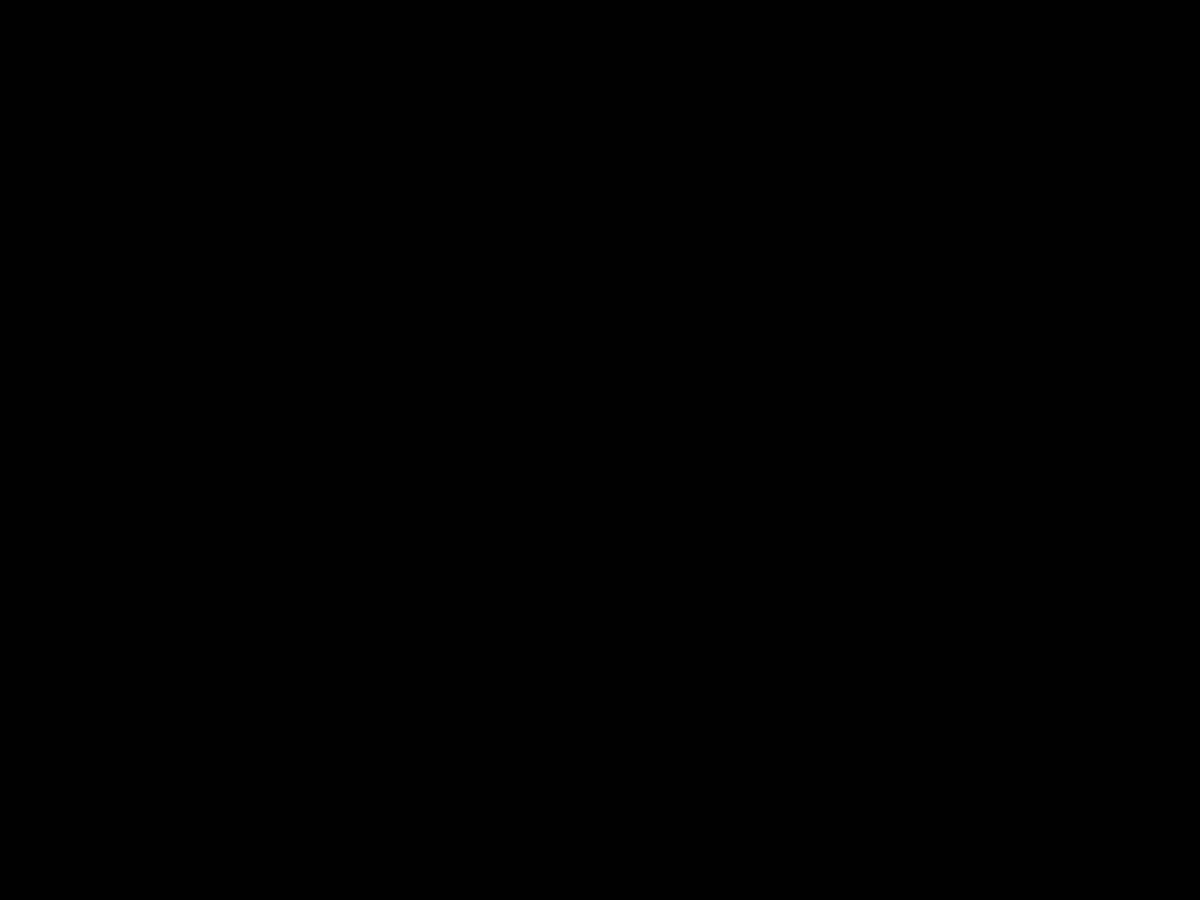
Frame 1 (no input)
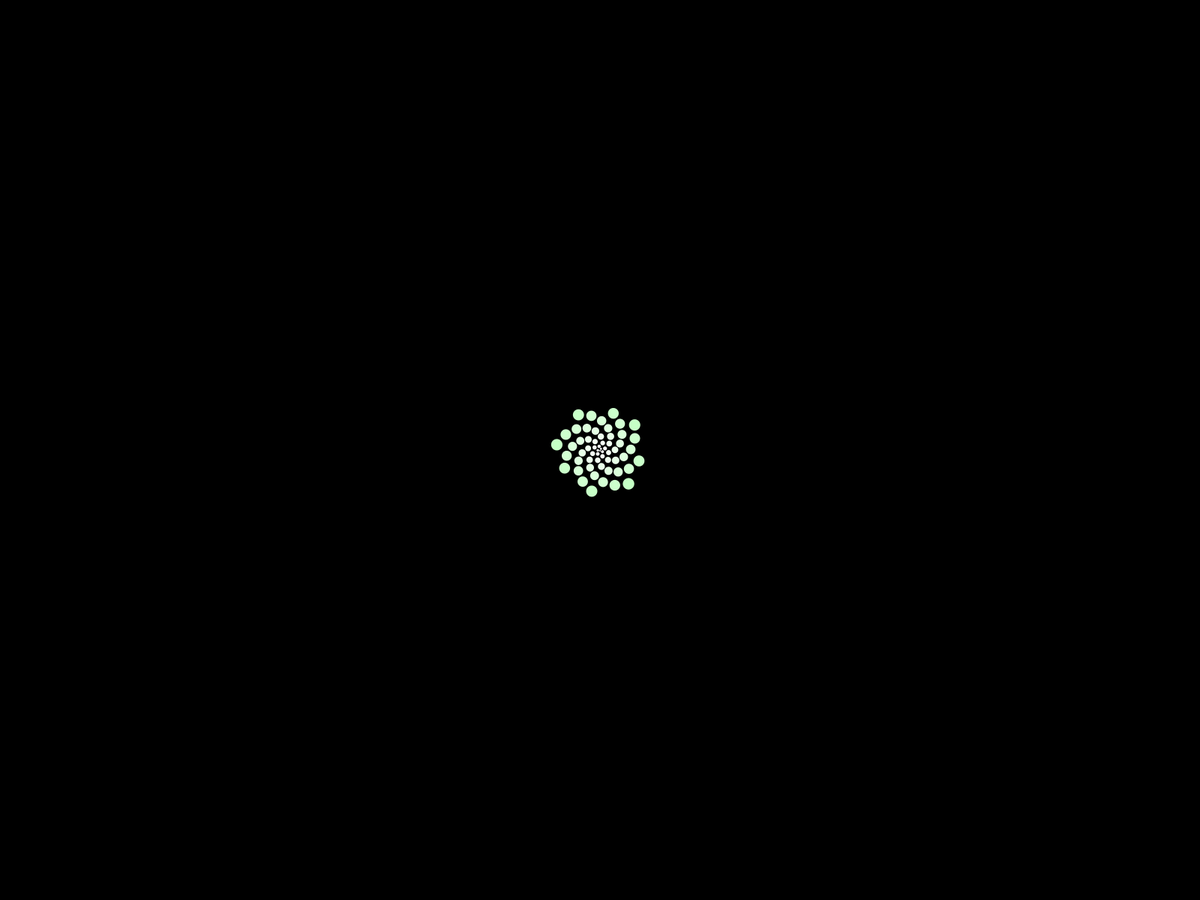
Frame 60 (the mouse pressed at the canvas centre just before this capture)
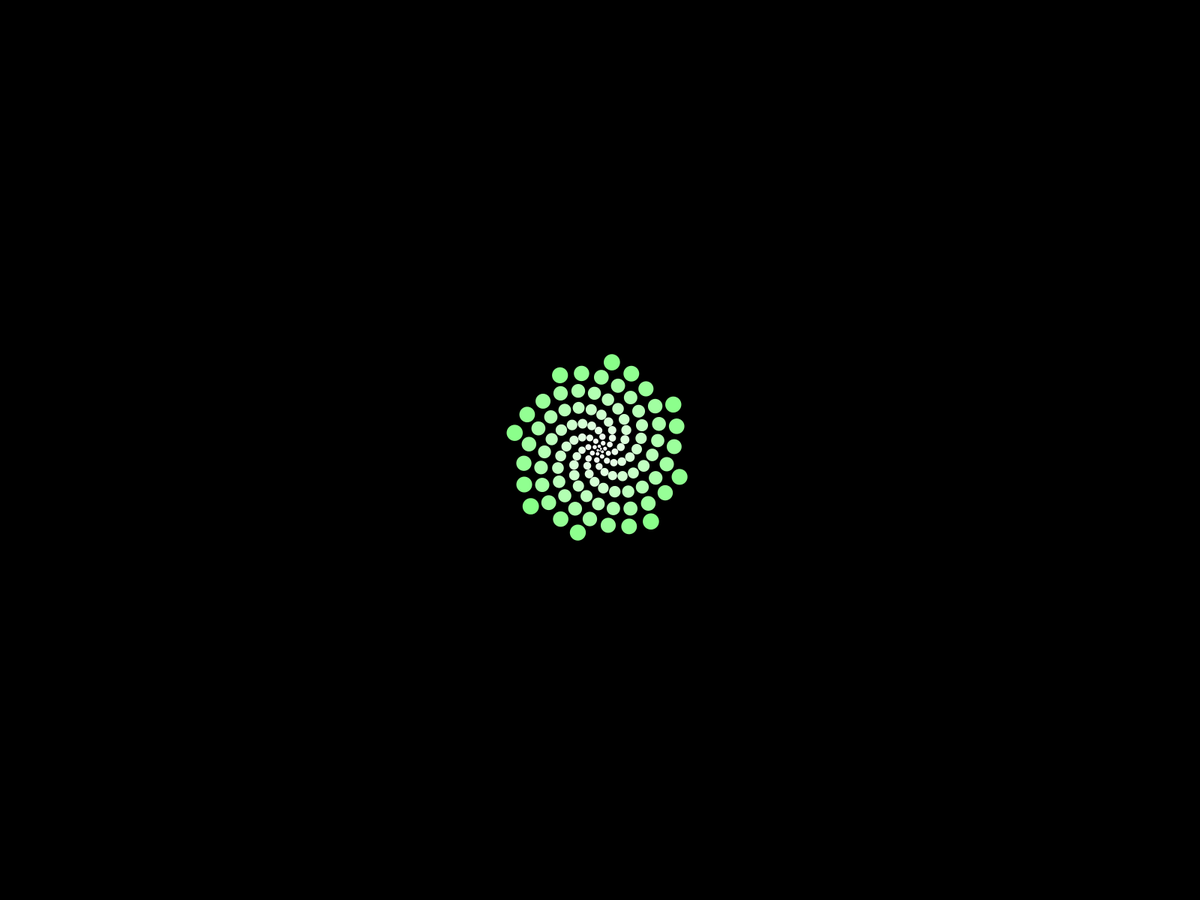
Frame 120 (the mouse held since frame 60 and released just before this capture)

The Processing sketch that drew these frames (run headless with seeded random() and noise(); from frame 60 on, the mouse is pressed at the canvas centre):

// Processing sketch: fibonacci
// ── fibonacci.pde
float phi;
float move = 0;
float len = 1;

void setup() {
  fullScreen();
  frameRate(60);
  noStroke();
  phi = (1 + sqrt(5)) / 2;
}

void draw() {
  background(0);
  translate(width / 2, height / 2);
  
  for(int i = 0; i < len; i++){
    fill(255 - i, 255, 255 - i);
    rotate(radians(360 * phi) - move);
    ellipse(i, 0, 2 * sqrt(i), 2 * sqrt(i));
  }
  move = move - 0.0001;
  len = len + 1;
}
